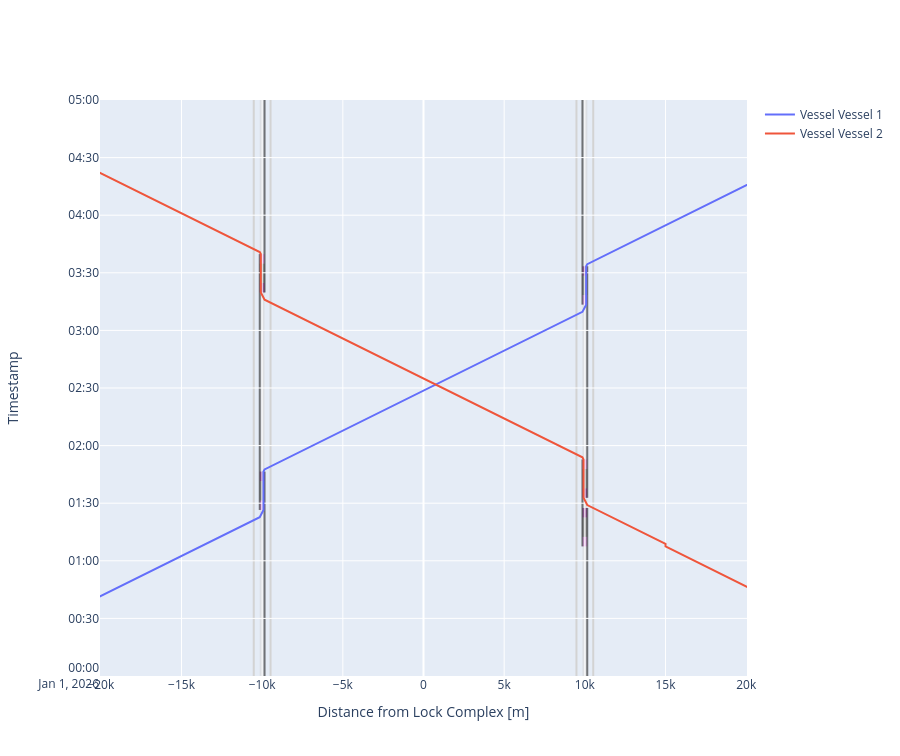

The notebook cell saved with this chart:
### Markdown cell above
#### Time-distance diagram of vessels passing the lock and planning info
We can plot the time-distance diagram for each lock complex. We can add both plots in one figure with a bit of magic, using an offset of half the distance between the lock (+/- 10000 m). Furthermore, we have to ignore the double plotting of the vessels.

Both locks operate separately. Vessel 2 has some extra waiting time, as an empty lock operation was required.

### Code cell
def cm_to_pixels(cm):
    return cm * 37.8 # Set figure height to 10 cmfig.update_layout(height=cm_to_pixels(10))

from plotly.subplots import make_subplots
fig = make_subplots()

# We can plot the time-distance diagram
fig = lock_complex_I.lock_chambers['Lock chamber I'].plot(xlimmin = -20050, 
                                                          xlimmax = 20050,
                                                          offset_x = -10000,
                                                          ylimmin = pd.Timestamp('2026-01-01 00:00:00'),
                                                          ylimmax = pd.Timestamp('2026-01-01 05:00:00'),
                                                          method='Plotly',
                                                          boundary_nodes = ['-2','+2'], 
                                                          fig = fig)

# We can plot the time-distance diagram
fig = lock_complex_II.lock_chambers['Lock chamber II'].plot(xlimmin = -20050, 
                                                            xlimmax = 20050,
                                                            offset_x = 10000,
                                                            ylimmin = pd.Timestamp('2026-01-01 00:00:00'),
                                                            ylimmax = pd.Timestamp('2026-01-01 05:00:00'),
                                                            method='Plotly',
                                                            boundary_nodes = ['-2','+2'],
                                                            fig=fig)

fig.data = fig.data[:2]

fig.update_layout(height=cm_to_pixels(20))

### Figure 1 — Plotly figure (JSON) as saved in the notebook; plotly's stock layout.template omitted (floating-point values rounded to 4 significant figures)
{"data": [{"hovertemplate": "Vessel: Vessel 1<br>Distance: %{x:.2f}<br>Time: %{y|%Y-%m-%d %H:%M:%S}<extra></extra>", "line": {"color": "#636EFA", "width": 2}, "mode": "lines", "name": "Vessel Vessel 1", "type": "scatter", "x": [-30000.0, -15000.0, -15000.0, -15000.0, -10150.0, -10150.0, -9918.0, -9918.0, -9918.0, -9918.0, -9918.0, -9918.0, -9918.0, -9918.0, -9850.0, -9850.0, -9480.0, -5000.0, -5000.0, 5000.0, 5000.0, 5000.0, 9850.0, 9850.0, 10080.0, 10080.0, 10080.0, 10080.0, 10080.0, 10080.0, 10080.0, 10080.0, 10150.0, 10150.0, 10520.0, 15000.0, 15000.0, 30000.0], "xaxis": "x", "y": ["2026-01-01T00:00:00", "2026-01-01T01:02:30", "2026-01-01T01:02:30", "2026-01-01T01:02:30", "2026-01-01T01:22:42.500000", "2026-01-01T01:22:42.500000", "2026-01-01T01:26:28.471922", "2026-01-01T01:26:28.471922", "2026-01-01T01:31:28.471922", "2026-01-01T01:31:28.471922", "2026-01-01T01:41:28.471922", "2026-01-01T01:41:28.471922", "2026-01-01T01:46:28.471922", "2026-01-01T01:46:28.471922", "2026-01-01T01:47:34.076674", "2026-01-01T01:47:34.076674", "2026-01-01T01:49:06.576674", "2026-01-01T02:07:46.576674", "2026-01-01T02:07:46.576674", "2026-01-01T02:49:26.576674", "2026-01-01T02:49:26.576674", "2026-01-01T02:49:26.576674", "2026-01-01T03:09:39.076674", "2026-01-01T03:09:39.076674", "2026-01-01T03:13:25.048596", "2026-01-01T03:13:25.048596", "2026-01-01T03:18:25.048596", "2026-01-01T03:18:25.048596", "2026-01-01T03:28:25.048596", "2026-01-01T03:28:25.048596", "2026-01-01T03:33:25.048596", "2026-01-01T03:33:25.048596", "2026-01-01T03:34:30.653348", "2026-01-01T03:34:30.653348", "2026-01-01T03:36:03.153348", "2026-01-01T03:54:43.153348", "2026-01-01T03:54:43.153348", "2026-01-01T04:57:13.153348"], "yaxis": "y"}, {"hovertemplate": "Vessel: Vessel 2<br>Distance: %{x:.2f}<br>Time: %{y|%Y-%m-%d %H:%M:%S}<extra></extra>", "line": {"color": "#EF553B", "width": 2}, "mode": "lines", "name": "Vessel Vessel 2", "type": "scatter", "x": [30000.0, 15000.0, 15000.0, 15000.0, 15000.0, 15000.0, 10150.0, 10150.0, 9918.0, 9918.0, 9918.0, 9918.0, 9918.0, 9918.0, 9918.0, 9918.0, 9850.0, 9850.0, 9480.0, 5000.0, 5000.0, -5000.0, -5000.0, -5000.0, -9850.0, -9850.0, -10080.0, -10080.0, -10080.0, -10080.0, -10080.0, -10080.0, -10080.0, -10080.0, -10150.0, -10150.0, -10520.0, -15000.0, -15000.0, -30000.0], "xaxis": "x", "y": ["2026-01-01T00:05:00", "2026-01-01T01:07:30", "2026-01-01T01:07:30", "2026-01-01T01:07:30", "2026-01-01T01:08:50", "2026-01-01T01:08:50", "2026-01-01T01:29:02.500000", "2026-01-01T01:29:02.500000", "2026-01-01T01:32:48.471922", "2026-01-01T01:32:48.471922", "2026-01-01T01:37:48.471922", "2026-01-01T01:37:48.471922", "2026-01-01T01:47:48.471922", "2026-01-01T01:47:48.471922", "2026-01-01T01:52:48.471922", "2026-01-01T01:52:48.471922", "2026-01-01T01:53:54.076674", "2026-01-01T01:53:54.076674", "2026-01-01T01:55:26.576674", "2026-01-01T02:14:06.576674", "2026-01-01T02:14:06.576674", "2026-01-01T02:55:46.576674", "2026-01-01T02:55:46.576674", "2026-01-01T02:55:46.576674", "2026-01-01T03:15:59.076674", "2026-01-01T03:15:59.076674", "2026-01-01T03:19:45.048596", "2026-01-01T03:19:45.048596", "2026-01-01T03:24:45.048596", "2026-01-01T03:24:45.048596", "2026-01-01T03:34:45.048596", "2026-01-01T03:34:45.048596", "2026-01-01T03:39:45.048596", "2026-01-01T03:39:45.048596", "2026-01-01T03:40:50.653348", "2026-01-01T03:40:50.653348", "2026-01-01T03:42:23.153348", "2026-01-01T04:01:03.153348", "2026-01-01T04:01:03.153348", "2026-01-01T05:03:33.153348"], "yaxis": "y"}], "layout": {"height": 756, "shapes": [{"fillcolor": "lightgrey", "layer": "below", "line": {"width": 0}, "name": "Lock Geometry", "opacity": 0.5, "type": "rect", "x0": -10150, "x1": -9850, "y0": "2026-01-01T00:00:00", "y1": "2026-01-01T05:00:00"}, {"fillcolor": "violet", "layer": "below", "line": {"width": 0}, "name": "Lock gate closing", "opacity": 0.5, "type": "rect", "x0": -10150, "x1": -9850, "xref": "x", "y0": "2026-01-01T01:26:28.471922", "y1": "2026-01-01T01:31:28.471922", "yref": "y"}, {"fillcolor": "grey", "layer": "below", "line": {"width": 0}, "name": "Lock levelling", "opacity": 0.5, "type": "rect", "x0": -10150, "x1": -9850, "xref": "x", "y0": "2026-01-01T01:31:28.471922", "y1": "2026-01-01T01:41:28.471922", "yref": "y"}, {"fillcolor": "purple", "layer": "below", "line": {"width": 0}, "name": "Lock gate opening", "opacity": 0.5, "type": "rect", "x0": -10150, "x1": -9850, "xref": "x", "y0": "2026-01-01T01:41:28.471922", "y1": "2026-01-01T01:46:28.471922", "yref": "y"}, {"fillcolor": "purple", "layer": "below", "line": {"width": 0}, "name": "Lock gate closing", "opacity": 0.5, "type": "rect", "x0": -10150, "x1": -9850, "xref": "x", "y0": "2026-01-01T03:19:45.048596", "y1": "2026-01-01T03:24:45.048596", "yref": "y"}, {"fillcolor": "grey", "layer": "below", "line": {"width": 0}, "name": "Lock levelling", "opacity": 0.5, "type": "rect", "x0": -10150, "x1": -9850, "xref": "x", "y0": "2026-01-01T03:24:45.048596", "y1": "2026-01-01T03:34:45.048596", "yref": "y"}, {"fillcolor": "violet", "layer": "below", "line": {"width": 0}, "name": "Lock gate opening", "opacity": 0.5, "type": "rect", "x0": -10150, "x1": -9850, "xref": "x", "y0": "2026-01-01T03:34:45.048596", "y1": "2026-01-01T03:39:45.048596", "yref": "y"}, {"fillcolor": "darkgrey", "layer": "below", "line": {"width": 0}, "name": "Doors closed", "opacity": 0.5, "type": "rect", "x0": -10150, "x1": -9850, "xref": "x", "y0": "2026-01-01T01:31:28.471922", "y1": "2026-01-01T01:41:28.471922", "yref": "y"}, {"fillcolor": "darkgrey", "layer": "below", "line": {"width": 0}, "name": "Doors closed", "opacity": 0.5, "type": "rect", "x0": -10150, "x1": -9850, "xref": "x", "y0": "2026-01-01T03:24:45.048596", "y1": "2026-01-01T03:34:45.048596", "yref": "y"}, {"fillcolor": "black", "layer": "below", "line": {"color": "black"}, "opacity": 0.5, "type": "line", "x0": -10150, "x1": -10150, "xref": "x", "y0": "2026-01-01T01:26:28.471922", "y1": "2026-01-01T03:39:45.048596", "yref": "y"}, {"fillcolor": "black", "layer": "below", "line": {"color": "black"}, "opacity": 0.5, "type": "line", "x0": -9850, "x1": -9850, "xref": "x", "y0": "2026-01-01T00:00:00", "y1": "2026-01-01T01:46:28.471922", "yref": "y"}, {"fillcolor": "black", "layer": "below", "line": {"color": "black"}, "opacity": 0.5, "type": "line", "x0": -9850, "x1": -9850, "xref": "x", "y0": "2026-01-01T03:19:45.048596", "y1": "2026-01-01T05:00:00", "yref": "y"}, {"layer": "below", "line": {"color": "lightgrey"}, "type": "line", "x0": -10520, "x1": -10520, "xref": "x", "y0": 0, "y1": 1, "yref": "y domain"}, {"layer": "below", "line": {"color": "lightgrey"}, "type": "line", "x0": -9480, "x1": -9480, "xref": "x", "y0": 0, "y1": 1, "yref": "y domain"}, {"fillcolor": "lightgrey", "layer": "below", "line": {"width": 0}, "name": "Lock Geometry", "opacity": 0.5, "type": "rect", "x0": 9850, "x1": 10150, "y0": "2026-01-01T00:00:00", "y1": "2026-01-01T05:00:00"}, {"fillcolor": "violet", "layer": "below", "line": {"width": 0}, "name": "Lock gate closing", "opacity": 0.5, "type": "rect", "x0": 9850, "x1": 10150, "xref": "x", "y0": "2026-01-01T01:07:30", "y1": "2026-01-01T01:12:30", "yref": "y"}, {"fillcolor": "grey", "layer": "below", "line": {"width": 0}, "name": "Lock levelling", "opacity": 0.5, "type": "rect", "x0": 9850, "x1": 10150, "xref": "x", "y0": "2026-01-01T01:12:30", "y1": "2026-01-01T01:22:30", "yref": "y"}, {"fillcolor": "purple", "layer": "below", "line": {"width": 0}, "name": "Lock gate opening", "opacity": 0.5, "type": "rect", "x0": 9850, "x1": 10150, "xref": "x", "y0": "2026-01-01T01:22:30", "y1": "2026-01-01T01:27:30", "yref": "y"}, {"fillcolor": "purple", "layer": "below", "line": {"width": 0}, "name": "Lock gate closing", "opacity": 0.5, "type": "rect", "x0": 9850, "x1": 10150, "xref": "x", "y0": "2026-01-01T01:32:48.471922", "y1": "2026-01-01T01:37:48.471922", "yref": "y"}, {"fillcolor": "grey", "layer": "below", "line": {"width": 0}, "name": "Lock levelling", "opacity": 0.5, "type": "rect", "x0": 9850, "x1": 10150, "xref": "x", "y0": "2026-01-01T01:37:48.471922", "y1": "2026-01-01T01:47:48.471922", "yref": "y"}, {"fillcolor": "violet", "layer": "below", "line": {"width": 0}, "name": "Lock gate opening", "opacity": 0.5, "type": "rect", "x0": 9850, "x1": 10150, "xref": "x", "y0": "2026-01-01T01:47:48.471922", "y1": "2026-01-01T01:52:48.471922", "yref": "y"}, {"fillcolor": "violet", "layer": "below", "line": {"width": 0}, "name": "Lock gate closing", "opacity": 0.5, "type": "rect", "x0": 9850, "x1": 10150, "xref": "x", "y0": "2026-01-01T03:13:25.048596", "y1": "2026-01-01T03:18:25.048596", "yref": "y"}, {"fillcolor": "grey", "layer": "below", "line": {"width": 0}, "name": "Lock levelling", "opacity": 0.5, "type": "rect", "x0": 9850, "x1": 10150, "xref": "x", "y0": "2026-01-01T03:18:25.048596", "y1": "2026-01-01T03:28:25.048596", "yref": "y"}, {"fillcolor": "purple", "layer": "below", "line": {"width": 0}, "name": "Lock gate opening", "opacity": 0.5, "type": "rect", "x0": 9850, "x1": 10150, "xref": "x", "y0": "2026-01-01T03:28:25.048596", "y1": "2026-01-01T03:33:25.048596", "yref": "y"}, {"fillcolor": "darkgrey", "layer": "below", "line": {"width": 0}, "name": "Doors closed", "opacity": 0.5, "type": "rect", "x0": 9850, "x1": 10150, "xref": "x", "y0": "2026-01-01T01:12:30", "y1": "2026-01-01T01:22:30", "yref": "y"}, {"fillcolor": "darkgrey", "layer": "below", "line": {"width": 0}, "name": "Doors closed", "opacity": 0.5, "type": "rect", "x0": 9850, "x1": 10150, "xref": "x", "y0": "2026-01-01T01:37:48.471922", "y1": "2026-01-01T01:47:48.471922", "yref": "y"}, {"fillcolor": "darkgrey", "layer": "below", "line": {"width": 0}, "name": "Doors closed", "opacity": 0.5, "type": "rect", "x0": 9850, "x1": 10150, "xref": "x", "y0": "2026-01-01T03:18:25.048596", "y1": "2026-01-01T03:28:25.048596", "yref": "y"}, {"fillcolor": "black", "layer": "below", "line": {"color": "black"}, "opacity": 0.5, "type": "line", "x0": 9850, "x1": 9850, "xref": "x", "y0": "2026-01-01T01:07:30", "y1": "2026-01-01T01:52:48.471922", "yref": "y"}, {"fillcolor": "black", "layer": "below", "line": {"color": "black"}, "opacity": 0.5, "type": "line", "x0": 9850, "x1": 9850, "xref": "x", "y0": "2026-01-01T03:13:25.048596", "y1": "2026-01-01T05:00:00", "yref": "y"}, {"fillcolor": "black", "layer": "below", "line": {"color": "black"}, "opacity": 0.5, "type": "line", "x0": 10150, "x1": 10150, "xref": "x", "y0": "2026-01-01T00:00:00", "y1": "2026-01-01T01:27:30", "yref": "y"}, {"fillcolor": "black", "layer": "below", "line": {"color": "black"}, "opacity": 0.5, "type": "line", "x0": 10150, "x1": 10150, "xref": "x", "y0": "2026-01-01T01:32:48.471922", "y1": "2026-01-01T03:33:25.048596", "yref": "y"}, {"layer": "below", "line": {"color": "lightgrey"}, "type": "line", "x0": 9480, "x1": 9480, "xref": "x", "y0": 0, "y1": 1, "yref": "y domain"}, {"layer": "below", "line": {"color": "lightgrey"}, "type": "line", "x0": 10520, "x1": 10520, "xref": "x", "y0": 0, "y1": 1, "yref": "y domain"}], "showlegend": true, "xaxis": {"anchor": "y", "domain": [0, 1], "range": [-20050, 20050], "title": {"text": "Distance from Lock Complex [m]"}}, "yaxis": {"anchor": "x", "domain": [0, 1], "range": ["2026-01-01T00:00:00", "2026-01-01T05:00:00"], "title": {"text": "Timestamp"}}}}
